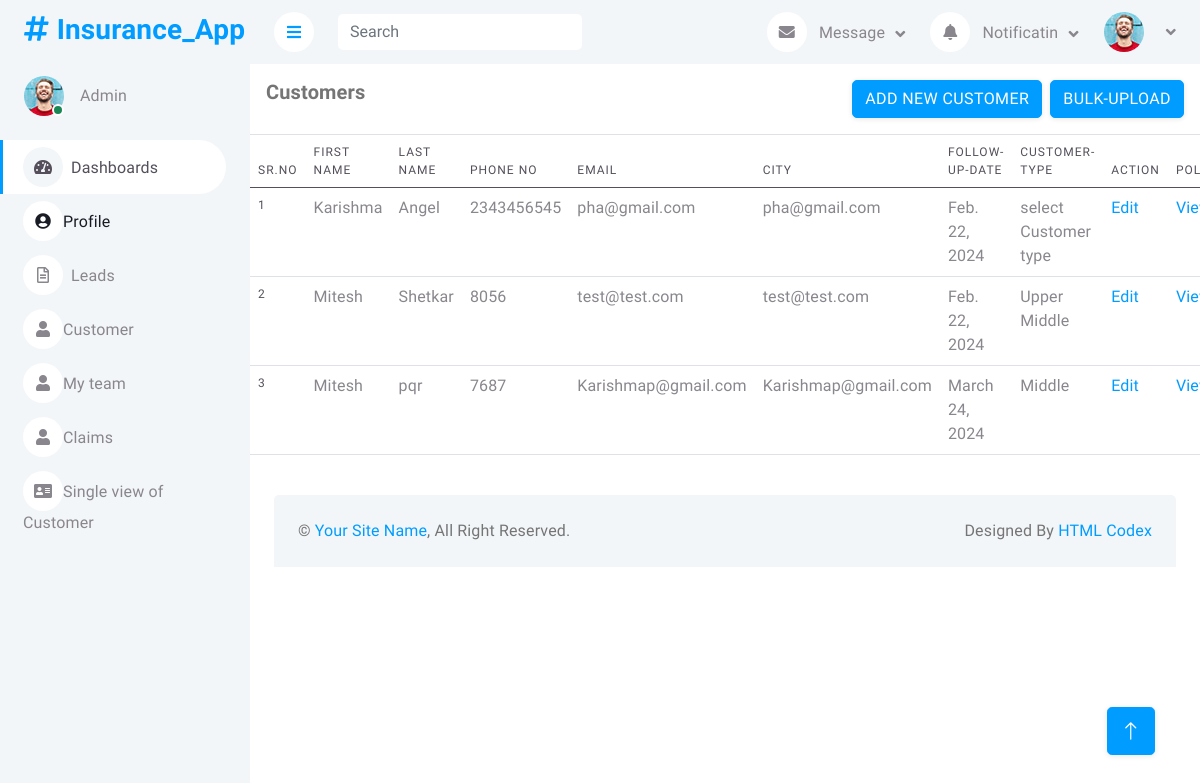
Screenshot of /customer/ with the database file from the repository.
### InsurancePolicy/models.py (models this page shows, shortened)
class Customer(models.Model):
    FirstName=models.CharField(max_length=50)
    LastName=models.CharField(max_length=50)
    Phone_No=models.IntegerField()
    Email_Id=models.CharField(max_length=100)
    City=models.CharField(max_length=50)
    Reference=models.CharField(max_length=50)
    Follow_up_date=models.DateField(default=date.today())
    Notes=models.CharField(max_length=1000)
    Customer_Type=models.CharField(max_length=50)
    Assign_to=models.CharField(max_length=50)

### InsurancePolicy/views.py (the view)
# urls.py: path('customer/',views.customer,name='customer'),
def customer(request):
    customers=Customer.objects.all()
    return render(request,'customer.html',{'customers':customers})

### templates/customer.html
{% extends "base.html" %}
{% block mainsection %}
{% load static %}
<div class="col-12">
    <div class="border-bottom card-body">
        <div class="d-flex align-itms-center">
            <h5 class="mb-0 card-title flex-grow-1">Customers</h6>
                <div class="flex-shrink-0">
                    <a class='btn btn-primary me-1' href="/add-customers">Add new Customer</a>
                    <button type='button' class='btn btn-primary'>Bulk-upload</button>
                </div>
        </div>
    </div>
    <div class="table-responsive">
        <table class="table">
            <thead>
                <tr>
                    <th scope="col">Sr.No</th>
                    <th scope="col">First Name</th>
                    <th scope="col">Last Name</th>
                    <th scope="col">Phone No</th>
                    <th scope="col">Email</th>
                    <th scope="col">City</th>
                    <th scope="col">follow-Up-Date</th>
                    <th scope="col">Customer-Type</th>
                    <th scope="col">Action</th>
                    <th scope="col">Policy</th>
                </tr>
            </thead>
            <tbody>
                {% for customer in customers %}
                <tr>
                    <th scope="row">{{forloop.counter}}</th>
                    <td>{{customer.FirstName}}</td>
                    <td>{{customer.LastName}}</td>
                    <td>{{customer.Phone_No}}</td>
                    <td>{{customer.Email_Id}}</td>
                    <td>{{customer.City}}</td>
                    <td>{{customer.Follow_up_date}}</td>
                    <td>{{customer.Customer_Type}}</td>
                    <td><a href="/edit-customers/{{customer.id}}">Edit</a></td>
                    <td><a href="/policy/{{customer.id}}">View</a></td>
                </tr>
                {% endfor %}
            </tbody>
        </table>
    </div>
</div>
{% endblock mainsection %}

### static/css/style.css (style rules this page uses)
:root { --primary: #009CFF; --light: #F3F6F9; --dark: #191C24; }
.btn { transition: .5s; }
.btn.btn-primary { color: #FFFFFF; }

### assets/css/theme-default.css (style rules this page uses)
body { background: #f4f5fa; }
.btn-primary { color: #fff; background-color: #9055fd; border-color: #9055fd; }
a { color: #9055fd; }

### rows the page displays
Customer: FirstName "Karishma", LastName "Angel", Phone_No "2343456545", Email_Id "pha@gmail.com", City "pha@gmail.com", Follow_up_date "Feb. 22, 2024", Customer_Type "select Customer type"
Customer: FirstName "Mitesh", LastName "Shetkar", Phone_No "8056", Email_Id "test@test.com", City "test@test.com", Follow_up_date "Feb. 22, 2024", Customer_Type "Upper Middle"
Customer: FirstName "Mitesh", LastName "pqr", Phone_No "7687", Email_Id "Karishmap@gmail.com", City "Karishmap@gmail.com", Follow_up_date "March 24, 2024", Customer_Type "Middle"
